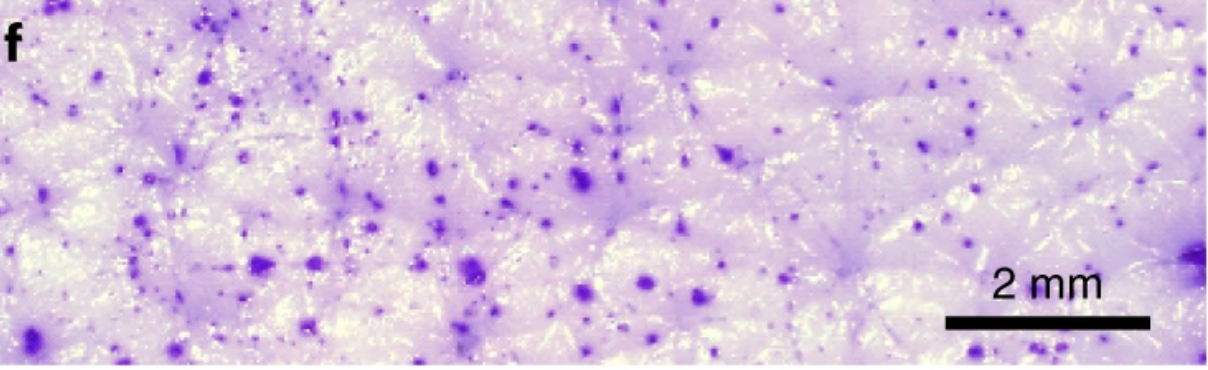
#> input picture image.png, 1208 x 370 px
$ python try.py
#> lines starting #> are read from the running program, lines starting #| are printed output that depends on the picture; after the words box and inside, x2 and y2 are one past the last pixel; in counts of white or black regions, pixels touching at a corner belong together; long printed decimals are rounded
import cv2 as cv2
import numpy as np

SCALE_BAR_MM = 2.0


def nothing(x):
    pass

img = cv2.imread("image.png")
#> img is the input picture: shape (370, 1208, 3); mean B, G, R 221.9, 195.9, 216.5


def create_hsv_trackbar_window(window_name='HSV Trackbars'):
    cv2.namedWindow(window_name)
    cv2.createTrackbar('H Lower', window_name, 125, 179, nothing)
    cv2.createTrackbar('H Upper', window_name, 165, 179, nothing)
    cv2.createTrackbar('S Lower', window_name, 100, 255, nothing)
    cv2.createTrackbar('S Upper', window_name, 225, 255, nothing)
    cv2.createTrackbar('V Lower', window_name, 10, 255, nothing)
    cv2.createTrackbar('V Upper', window_name, 255, 255, nothing)


def find_dot_centroids(mask, min_area=5, max_area=5000):
    contours, _ = cv2.findContours(mask, cv2.RETR_EXTERNAL, cv2.CHAIN_APPROX_SIMPLE)
    centroids = []
    for cnt in contours:
        area = cv2.contourArea(cnt)
        if min_area < area < max_area:
            M = cv2.moments(cnt)
            if M["m00"] != 0:
                cx = int(M["m10"] / M["m00"])
                cy = int(M["m01"] / M["m00"])
                centroids.append((cx, cy))
    return centroids

def draw_centroids(image, centroids):
    for cx, cy in centroids:
        cv2.circle(image, (cx, cy), 5, (0, 0, 255), -1)


def calculate_distances(centroids):
    distances = []
    for i in range(len(centroids)):
        for j in range(i+1, len(centroids)):
            pt1 = np.array(centroids[i])
            pt2 = np.array(centroids[j])
            dist = np.linalg.norm(pt1 - pt2)
            distances.append(dist)
    return distances

# --- Main Script --
def main():

    img = cv2.imread("image.png")
    if img is None:
        print("Error: Image not found.")
        return


# convert to hsv
hsv = cv2.cvtColor(img, cv2.COLOR_BGR2HSV)
#> hsv: shape (370, 1208, 3); mean H, S, V 131.9, 35.2, 224.6
# === Live HSV Threshold Adjustment ===
create_hsv_trackbar_window()

while True:
    # Get current trackbar positions
    h_lower = cv2.getTrackbarPos('H Lower', 'HSV Trackbars')
    h_upper = cv2.getTrackbarPos('H Upper', 'HSV Trackbars')
    s_lower = cv2.getTrackbarPos('S Lower', 'HSV Trackbars')
    s_upper = cv2.getTrackbarPos('S Upper', 'HSV Trackbars')
    v_lower = cv2.getTrackbarPos('V Lower', 'HSV Trackbars')
    v_upper = cv2.getTrackbarPos('V Upper', 'HSV Trackbars')

    lower_hsv = np.array([h_lower, s_lower, v_lower])
    upper_hsv = np.array([h_upper, s_upper, v_upper])

    # Detect dots using current HSV range

    mask = cv2.inRange(hsv, lower_hsv, upper_hsv)
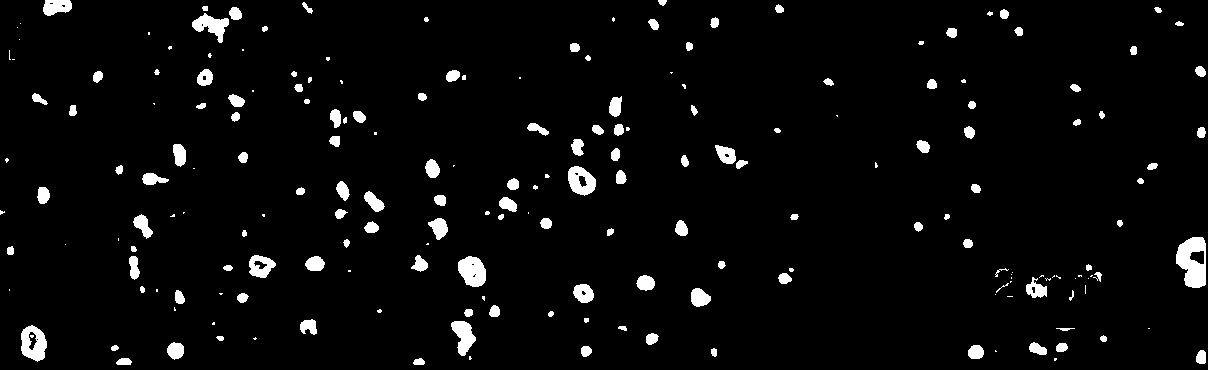
#> mask: shape (370, 1208); 3.9% white; 205 white regions (67 under 20 px)
    result = cv2.bitwise_and(img, img, mask=mask)
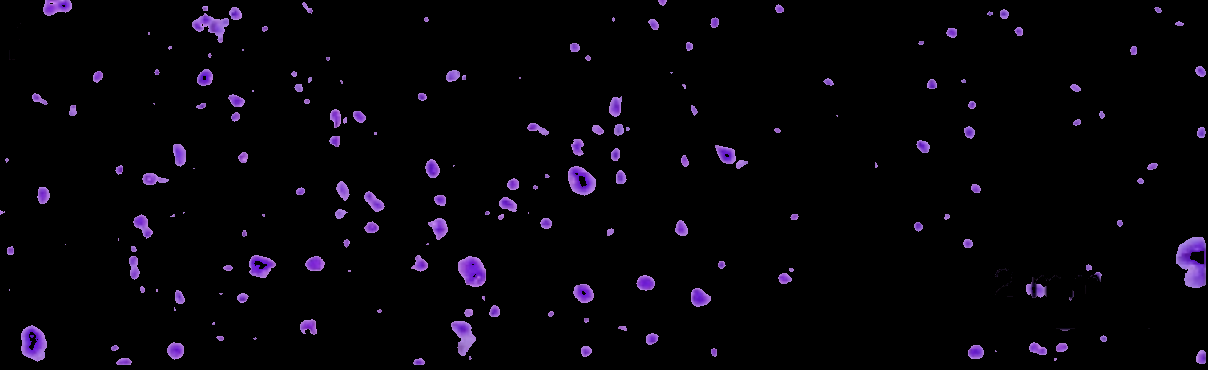
#> result: shape (370, 1208, 3); mean B, G, R 8, 3.6, 5.7

    centroids = find_dot_centroids(mask)
#> in find_dot_centroids, `contours, _ = cv2.findContours(mask, cv2.RETR_EXTERNAL, cv2.CHAIN_APPR..`: contours = 204 contours, 87 with area under 20; largest, box (x1, y1, x2, y2) and area: (1176, 237, 1206, 288) 1137, (21, 325, 47, 362) 680, (458, 256, 486, 287) 618, (568, 166, 596, 196) 576, (192, 13, 229, 43) 478
#> the loop in find_dot_centroids, `for cnt in contours:` made 204 passes
#> (area, cx, cy) on passes 2, 3, 5, 7, 8, 9, 10, 11, 12, 13, 15, 16: (52, 418, 361), (74.5, 123, 361), (100.5, 1200, 356), (32.5, 713, 351), (81.5, 585, 350), (163, 975, 351), (26.5, 114, 347), (74.5, 1061, 347), (133.5, 1037, 348), (206, 175, 350), (22, 219, 337), (27.5, 1103, 338)
#> area on pass 108: 96
#> after the loop in find_dot_centroids, `for cnt in contours:`: centroids = 155 pairs, first value 1 to 1200, second value 1 to 361
    output = result.copy()
    draw_centroids(output, centroids)
#> the loop in draw_centroids, `for cx, cy in centroids:` made 155 passes
#> (cx, cy) on passes 1 to 3: (418, 361), (123, 361), (1200, 356)
#> after the loop in draw_centroids, `for cx, cy in centroids:`:
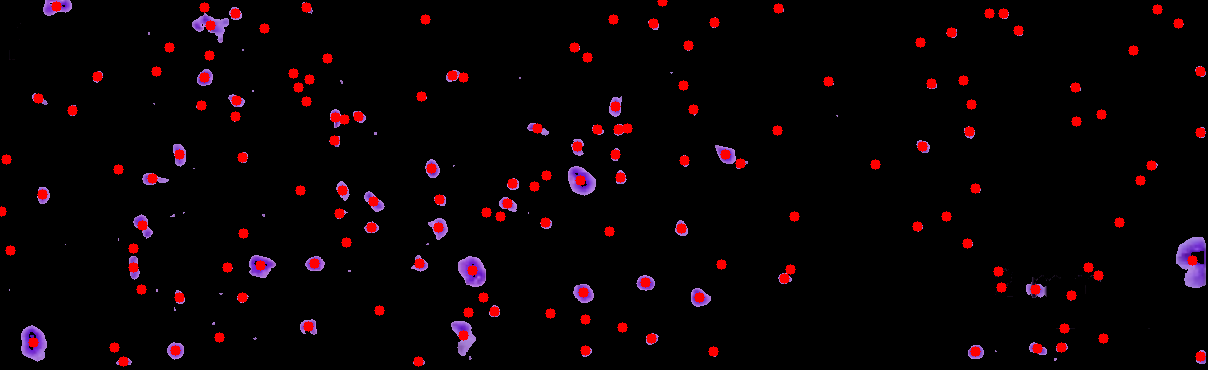
#> image: shape (370, 1208, 3); mean B, G, R 4.2, 2, 10.2

    distances = calculate_distances(centroids)
#> after the loop in calculate_distances, `for i in range(len(centroids)):`: distances = 11935 values, max 1210.1 at index 388, min 9.06 at index 10167, mean 428.6
    print(f"Found {len(centroids)} dots. First 5 distances (pixels): {distances[:5]}")
#| Found 155 dots. First 5 distances (pixels): [295.0, 782.016, 295.169, 167.362, 557.090]


    cv2.imshow("Original", img)
    cv2.imshow("Mask", mask)
    cv2.imshow("Filtered Result", result)


    key = cv2.waitKey(50)
#> (key q is pressed here)
    if key == 27 or key == ord('q'):  # ESC or 'q' to break
        break


cv2.destroyAllWindows()


if __name__ == '__main__':
    main()
